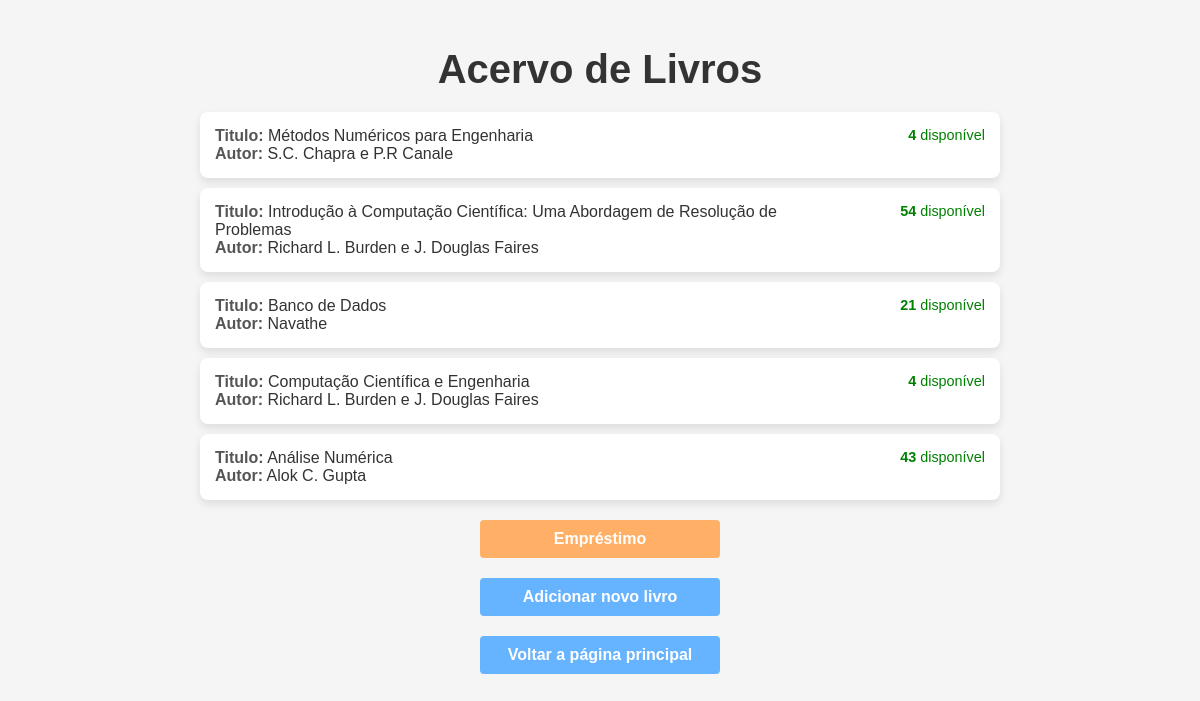
The page /consultar_acervo/ (signed in) on the database its author committed.
### biblioteca/models.py (models this page shows, shortened)
class Livro(models.Model):
    titulo = models.CharField(max_length=200)
    autor = models.CharField(max_length=100)
    exemplares = models.IntegerField()
    status = models.CharField(
        max_length=20,
        choices=[("disponível", "Disponível"), ("emprestado", "Emprestado")],
        default="disponível",
    )

### biblioteca/views.py (the view)
# urls.py: path('consultar_acervo/', views.consultar_acervo, name='consultar_acervo'),
@login_required
def consultar_acervo(request):
    livros = Livro.objects.all()
    return render(
        request, "paginas_consultas/consultar_acervo.html", {"livros": livros}
    )

### biblioteca/templates/paginas_consultas/consultar_acervo.html (shortened to what this page needs)
{% load static %}
<!DOCTYPE html>
<html lang="pt-br">
<head>
    {% block style %}
        <link rel="stylesheet" href="{% static 'css/css_consulta/consulta.css' %}">
    {% endblock style %}
</head>
<body>
    {% block main %}
        <h1>Acervo de Livros</h1>
        <ul class="lista-livros">
            {% for livro in livros %}
                <li class="livro-item">
                    <div class="detalhes-livro">
                        <span class="livro-titulo"><strong>Titulo:</strong> {{ livro.titulo }}</span><br>
                        <strong>Autor:</strong> {{ livro.autor }}<br>
                    </div>
                    <div class="emprestimo">
                        <span class="status"><strong>{{ livro.exemplares }}</strong> {{ livro.status }}</span>
                    </div>
                </li>
            {% endfor %}
        </ul>
        <a href="{% url 'solicitar_emprestimo' %}" class="botao-emprestar">Empréstimo</a>
        <a href="{% url 'cadastrar_livro' %}">Adicionar novo livro</a>
        <a href="{% url 'Home' %}">Voltar a página principal</a>
    {% endblock main %}
</body>
</html>

### biblioteca/static/css/css_consulta/consulta.css (style rules this page uses)
body { font-family: 'Lucida Sans', 'Lucida Sans Regular', 'Lucida Grande', 'Lucida Sans Unicode', Geneva, Verdana, sans-serif; background-color: #f5f5f5; margin: 0; padding: 20px; font-size: 20px; }
h1 { text-align: center; color: #333; margin-bottom: 20px; }
ul.lista-livros { list-style: none; padding: 0; max-width: 800px; margin: 0 auto; }
.livro-item { background-color: #fff; padding: 15px; margin: 10px 0; border-radius: 8px; box-shadow: 0 4px 8px rgba(0, 0, 0, 0.1); display: flex; justify-content: space-between; align-items: flex-start; }
.detalhes-livro { font-size: 1rem; color: #333; width: 620px; }
.detalhes-livro strong { color: #555; }
.emprestimo { display: flex; flex-direction: column; align-items: flex-end; }
.botao-emprestar { background-color: #ffb066; color: white; padding: 10px 20px; border-radius: 4px; text-decoration: none; font-weight: bold; text-align: center; margin-bottom: 10px; transition: background-color 0.3s ease; }
.status { font-size: 0.9rem; color: green; }
a { display: block; text-align: center; background-color: #66b3ff; color: #fff; padding: 10px 20px; border-radius: 4px; text-decoration: none; font-size: 1rem; font-weight: bold; margin: 20px auto; max-width: 200px; }

### rows shown on the page
Livro: titulo "Métodos Numéricos para Engenharia", autor "S.C. Chapra e P.R Canale", exemplares "4", status "disponível"
Livro: titulo "Introdução à Computação Científica: Uma Abordagem de Resolução de Problemas", autor "Richard L. Burden e J. Douglas Faires", exemplares "54", status "disponível"
Livro: titulo "Banco de Dados", autor "Navathe", exemplares "21", status "disponível"
Livro: titulo "Computação Científica e Engenharia", autor "Richard L. Burden e J. Douglas Faires", exemplares "4", status "disponível"
Livro: titulo "Análise Numérica", autor "Alok C. Gupta", exemplares "43", status "disponível"
